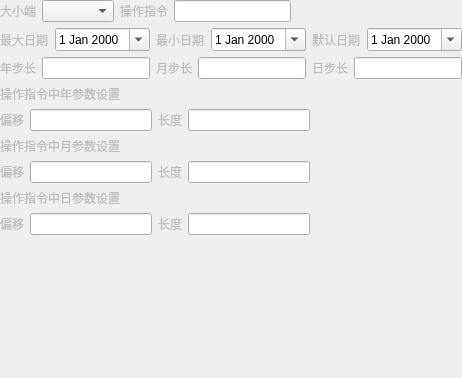
          <widget class="QWidget" name="varDatepage">
           <layout class="QGridLayout" name="gridLayout_6">
            <property name="leftMargin">
             <number>0</number>
            </property>
            <property name="topMargin">
             <number>0</number>
            </property>
            <property name="rightMargin">
             <number>0</number>
            </property>
            <property name="bottomMargin">
             <number>0</number>
            </property>
            <item row="3" column="0">
             <layout class="QVBoxLayout" name="verticalLayout_6">
              <item>
               <widget class="QLabel" name="label_109">
                <property name="enabled">
                 <bool>false</bool>
                </property>
                <property name="text">
                 <string>操作指令中年参数设置</string>
                </property>
               </widget>
              </item>
              <item>
               <layout class="QHBoxLayout" name="horizontalLayout_86">
                <item>
                 <layout class="QHBoxLayout" name="horizontalLayout_83">
                  <item>
                   <widget class="QLabel" name="label_110">
                    <property name="enabled">
                     <bool>false</bool>
                    </property>
                    <property name="text">
                     <string>偏移</string>
                    </property>
                   </widget>
                  </item>
                  <item>
                   <widget class="QLineEdit" name="dateYearOffset"/>
                  </item>
                 </layout>
                </item>
                <item>
                 <layout class="QHBoxLayout" name="horizontalLayout_84">
                  <item>
                   <widget class="QLabel" name="label_111">
                    <property name="enabled">
                     <bool>false</bool>
                    </property>
                    <property name="text">
                     <string>长度</string>
                    </property>
                   </widget>
                  </item>
                  <item>
                   <widget class="QLineEdit" name="dateYearLen"/>
                  </item>
                 </layout>
                </item>
                <item>
                 <spacer name="horizontalSpacer_51">
                  <property name="orientation">
                   <enum>Qt::Horizontal</enum>
                  </property>
                  <property name="sizeHint" stdset="0">
                   <size>
                    <width>40</width>
                    <height>20</height>
                   </size>
                  </property>
                 </spacer>
                </item>
               </layout>
              </item>
             </layout>
            </item>
            <item row="4" column="0">
             <layout class="QVBoxLayout" name="verticalLayout_7">
              <item>
               <widget class="QLabel" name="label_113">
                <property name="enabled">
                 <bool>false</bool>
                </property>
                <property name="text">
                 <string>操作指令中月参数设置</string>
                </property>
               </widget>
              </item>
              <item>
               <layout class="QHBoxLayout" name="horizontalLayout_87">
                <item>
                 <layout class="QHBoxLayout" name="horizontalLayout_88">
                  <item>
                   <widget class="QLabel" name="label_114">
                    <property name="enabled">
                     <bool>false</bool>
                    </property>
                    <property name="text">
                     <string>偏移</string>
                    </property>
                   </widget>
                  </item>
                  <item>
                   <widget class="QLineEdit" name="dateMonOffset"/>
                  </item>
                 </layout>
                </item>
                <item>
                 <layout class="QHBoxLayout" name="horizontalLayout_89">
                  <item>
                   <widget class="QLabel" name="label_115">
                    <property name="enabled">
                     <bool>false</bool>
                    </property>
                    <property name="text">
                     <string>长度</string>
                    </property>
                   </widget>
                  </item>
                  <item>
                   <widget class="QLineEdit" name="dateMonLen"/>
                  </item>
                 </layout>
                </item>
                <item>
                 <spacer name="horizontalSpacer_52">
                  <property name="orientation">
                   <enum>Qt::Horizontal</enum>
                  </property>
                  <property name="sizeHint" stdset="0">
                   <size>
                    <width>40</width>
                    <height>20</height>
                   </size>
                  </property>
                 </spacer>
                </item>
               </layout>
              </item>
             </layout>
            </item>
            <item row="2" column="0">
             <layout class="QHBoxLayout" name="horizontalLayout_80">
              <item>
               <layout class="QHBoxLayout" name="horizontalLayout_6">
                <item>
                 <widget class="QLabel" name="label_26">
                  <property name="enabled">
                   <bool>false</bool>
                  </property>
                  <property name="text">
                   <string>年步长</string>
                  </property>
                 </widget>
                </item>
                <item>
                 <widget class="QLineEdit" name="dateYSteplineEdit"/>
                </item>
               </layout>
              </item>
              <item>
               <layout class="QHBoxLayout" name="horizontalLayout_8">
                <item>
                 <widget class="QLabel" name="label_28">
                  <property name="enabled">
                   <bool>false</bool>
                  </property>
                  <property name="text">
                   <string>月步长</string>
                  </property>
                 </widget>
                </item>
                <item>
                 <widget class="QLineEdit" name="dateMSteplineEdit"/>
                </item>
               </layout>
              </item>
              <item>
               <layout class="QHBoxLayout" name="horizontalLayout_10">
                <item>
                 <widget class="QLabel" name="label_30">
                  <property name="enabled">
                   <bool>false</bool>
                  </property>
                  <property name="text">
                   <string>日步长</string>
                  </property>
                 </widget>
                </item>
                <item>
                 <widget class="QLineEdit" name="dateDSteplineEdit"/>
                </item>
               </layout>
              </item>
             </layout>
            </item>
            <item row="1" column="0">
             <layout class="QHBoxLayout" name="horizontalLayout_143">
              <item>
               <layout class="QHBoxLayout" name="horizontalLayout_79">
                <item>
                 <widget class="QLabel" name="label_8">
                  <property name="enabled">
                   <bool>false</bool>
                  </property>
                  <property name="text">
                   <string>最大日期</string>
                  </property>
                 </widget>
                </item>
                <item>
                 <widget class="QDateEdit" name="dateMaxEdit">
                  <property name="calendarPopup">
                   <bool>true</bool>
                  </property>
                 </widget>
                </item>
               </layout>
              </item>
              <item>
               <layout class="QHBoxLayout" name="horizontalLayout_78">
                <item>
                 <widget class="QLabel" name="label_24">
                  <property name="enabled">
                   <bool>false</bool>
                  </property>
                  <property name="text">
                   <string>最小日期</string>
                  </property>
                 </widget>
                </item>
                <item>
                 <widget class="QDateEdit" name="dateMinEdit">
                  <property name="calendarPopup">
                   <bool>true</bool>
                  </property>
                 </widget>
                </item>
               </layout>
              </item>
              <item>
               <layout class="QHBoxLayout" name="horizontalLayout_7">
                <item>
                 <widget class="QLabel" name="label_25">
                  <property name="enabled">
                   <bool>false</bool>
                  </property>
                  <property name="text">
                   <string>默认日期</string>
                  </property>
                 </widget>
                </item>
                <item>
                 <widget class="QDateEdit" name="dateDefault">
                  <property name="calendarPopup">
                   <bool>true</bool>
                  </property>
                 </widget>
                </item>
               </layout>
              </item>
             </layout>
            </item>
            <item row="0" column="0">
             <layout class="QHBoxLayout" name="horizontalLayout_142">
              <item>
               <layout class="QHBoxLayout" name="horizontalLayout_94">
                <item>
                 <widget class="QLabel" name="label_120">
                  <property name="enabled">
                   <bool>false</bool>
                  </property>
                  <property name="text">
                   <string>大小端</string>
                  </property>
                 </widget>
                </item>
                <item>
                 <widget class="QComboBox" name="dateEndian"/>
                </item>
               </layout>
              </item>
              <item>
               <layout class="QHBoxLayout" name="horizontalLayout_81">
                <item>
                 <widget class="QLabel" name="label_107">
                  <property name="enabled">
                   <bool>false</bool>
                  </property>
                  <property name="text">
                   <string>操作指令</string>
                  </property>
                 </widget>
                </item>
                <item>
                 <widget class="QLineEdit" name="dateOrder"/>
                </item>
               </layout>
              </item>
              <item>
               <spacer name="horizontalSpacer_9">
                <property name="orientation">
                 <enum>Qt::Horizontal</enum>
                </property>
                <property name="sizeHint" stdset="0">
                 <size>
                  <width>40</width>
                  <height>20</height>
                 </size>
                </property>
               </spacer>
              </item>
             </layout>
            </item>
            <item row="5" column="0">
             <layout class="QVBoxLayout" name="verticalLayout_11">
              <item>
               <widget class="QLabel" name="label_117">
                <property name="enabled">
                 <bool>false</bool>
                </property>
                <property name="text">
                 <string>操作指令中日参数设置</string>
                </property>
               </widget>
              </item>
              <item>
               <layout class="QHBoxLayout" name="horizontalLayout_91">
                <item>
                 <layout class="QHBoxLayout" name="horizontalLayout_92">
                  <item>
                   <widget class="QLabel" name="label_118">
                    <property name="enabled">
                     <bool>false</bool>
                    </property>
                    <property name="text">
                     <string>偏移</string>
                    </property>
                   </widget>
                  </item>
                  <item>
                   <widget class="QLineEdit" name="dateDayOffset"/>
                  </item>
                 </layout>
                </item>
                <item>
                 <layout class="QHBoxLayout" name="horizontalLayout_93">
                  <item>
                   <widget class="QLabel" name="label_119">
                    <property name="enabled">
                     <bool>false</bool>
                    </property>
                    <property name="text">
                     <string>长度</string>
                    </property>
                   </widget>
                  </item>
                  <item>
                   <widget class="QLineEdit" name="dateDayLen"/>
                  </item>
                 </layout>
                </item>
                <item>
                 <spacer name="horizontalSpacer_53">
                  <property name="orientation">
                   <enum>Qt::Horizontal</enum>
                  </property>
                  <property name="sizeHint" stdset="0">
                   <size>
                    <width>40</width>
                    <height>20</height>
                   </size>
                  </property>
                 </spacer>
                </item>
               </layout>
              </item>
             </layout>
            </item>
            <item row="6" column="0">
             <spacer name="verticalSpacer_16">
              <property name="orientation">
               <enum>Qt::Vertical</enum>
              </property>
              <property name="sizeHint" stdset="0">
               <size>
                <width>20</width>
                <height>143</height>
               </size>
              </property>
             </spacer>
            </item>
           </layout>
          </widget>
